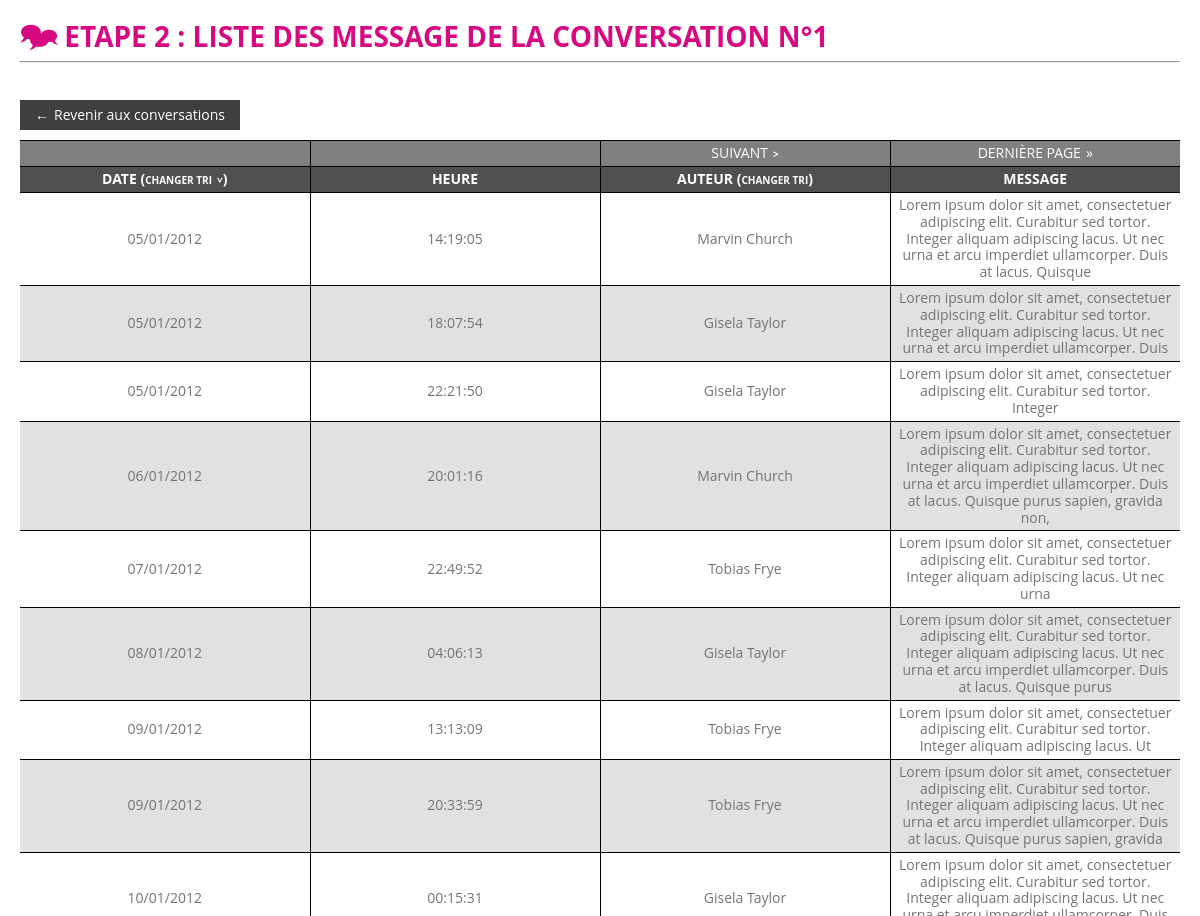
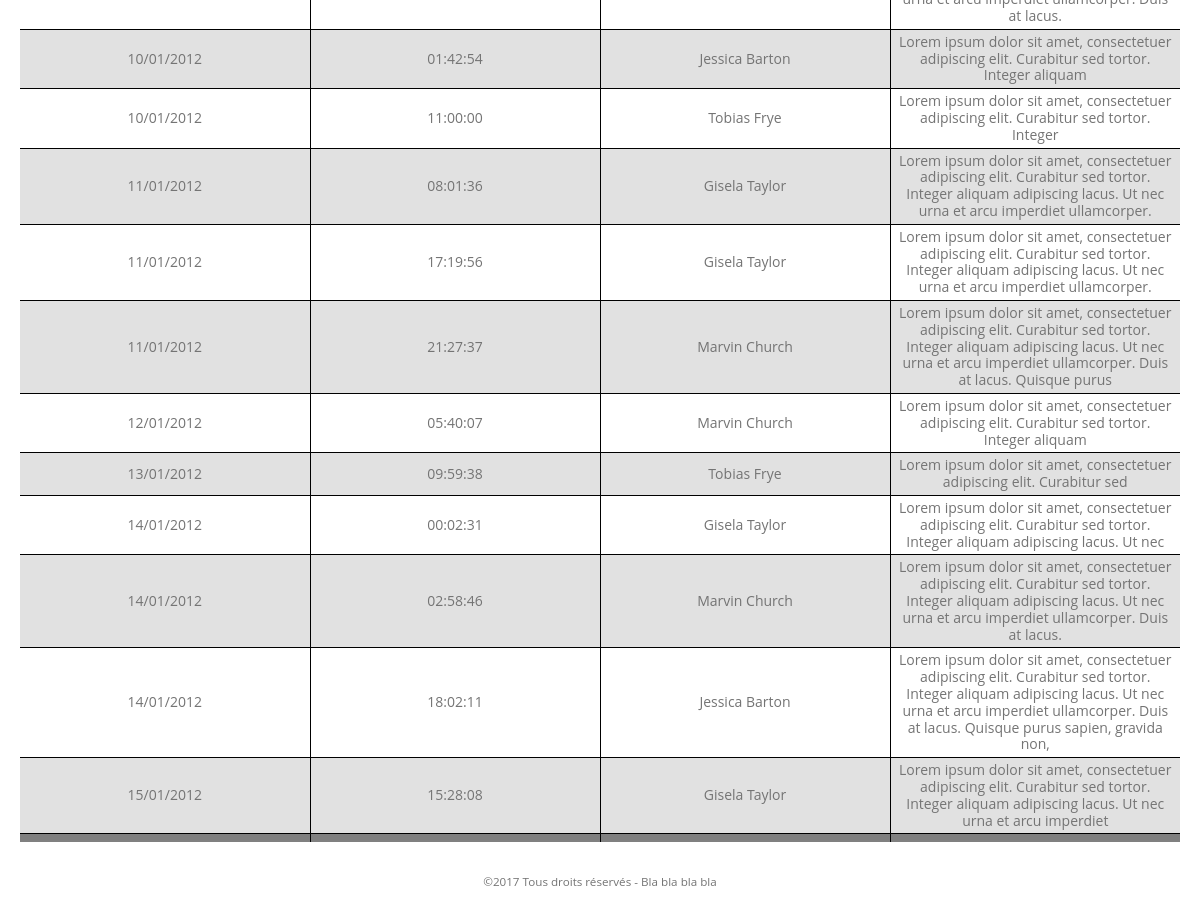
/Etape_5/WithDatas/conversation.php?conv=1, run on the app's committed database (2 pictures, top to bottom).
### tables this page shows
CREATE TABLE IF NOT EXISTS `conversation` (
  `c_id` int(11) NOT NULL AUTO_INCREMENT,
  `c_date` datetime NOT NULL,
  `c_termine` tinyint(1) NOT NULL DEFAULT '0',
  PRIMARY KEY (`c_id`)
);

CREATE TABLE IF NOT EXISTS `message` (
  `m_id` int(11) NOT NULL AUTO_INCREMENT,
  `m_contenu` varchar(2040) NOT NULL,
  `m_date` datetime NOT NULL,
  `m_auteur_fk` int(11) NOT NULL,
  `m_conversation_fk` int(11) NOT NULL,
  PRIMARY KEY (`m_id`),
  KEY `m_auteur_fk` (`m_auteur_fk`),
  KEY `m_conversation_fk` (`m_conversation_fk`)
);

### Etape_5/WithDatas/common.php (called while the page is built, shortened)
<?php
function loadClasses( $className ) {
    $file = $className . '.php';
    $paths = array();
    if( defined( 'COREPATH' ) )
        $paths[] = COREPATH;
    if( defined( 'APPPATH' ) )
        $paths[] = APPPATH;
}

### Etape_5/WithDatas/core/FileExplorer.php (called while the page is built, shortened)
<?php
class FileExplorer {
    public static function generateDS( $path ) {
        return ( substr( $path, -1 )!=DS ? DS : '' );
    }
    public static function exploreToInclude( $path, $file ) {
        if( file_exists( $path ) && is_dir( $path . static::generateDS( $path ) ) )
            if( ( $resource = opendir( $path ) )!==false ) :
                while( ( $entry = readdir( $resource ) )!==false ) :
                    if( $entry!='.' && $entry!='..' ) :
                        if( is_file( $path . static::generateDS( $path ) . $entry ) ) :
                            if( $entry==$file ) :
                                require_once( $path . static::generateDS( $path ) . $file );
                            endif;
                        elseif( is_dir( $path . static::generateDS( $path ) . $entry . static::generateDS( $entry ) ) ) :
                            static::exploreToInclude( $path . static::generateDS( $path ) . $entry . static::generateDS( $entry ), $file );
                        endif;
                    endif;
                endwhile;
            endif;
    }
}

### Etape_5/WithDatas/core/SPDO.php (called while the page is built)
<?php
class SPDO {
    private static $_instance;
    private $_db;
    private function __construct( $host, $dbname, $login, $pass, $charset, $collate ) {
        try {
            $this->_db = new PDO( 'mysql:host=' . $host . ';dbname=' . $dbname . ';charset=' . $charset, $login, $pass, array( PDO::MYSQL_ATTR_INIT_COMMAND=>'SET NAMES ' . $charset . ' COLLATE ' . $collate, PDO::ATTR_ERRMODE=>PDO::ERRMODE_EXCEPTION ) );
        } catch( PDOException $e ) {
            throw $e;
        }
    }
    public static function getInstance( $host = null, $dbname = null, $login = null, $pass = null, $charset = 'utf8', $collate = 'utf8_general_ci' ) {
        try {
            if( !isset( self::$_instance ) )
                self::$_instance = new SPDO( $host, $dbname, $login, $pass, $charset, $collate );
            return self::$_instance;
        } catch( Exception $e ) {
            throw $e;
        }
    }
    public function getPDO() {
        return $this->_db;
    }
}

### Etape_5/WithDatas/core/CoreManager.php (called while the page is built, shortened)
<?php
abstract class CoreManager {
    protected $_db;
    public function __construct( $instance ) {
        $this->_db = $instance;
    }
    protected function getDb() {
        return $this->_db;
    }
    protected function executeQuery( $query, $options = array() ) {
        try {
            if( count( $options )>0 )
                if( ( $stmt = $this->getDb()->prepare( $query ) )!==false ) :
                    $bind = true;
                    foreach( $options as $key => $value ) :
                        if( ( $bind = $stmt->bindValue( $key, $value['VAL'], ( isset( $value['TYPE'] ) ? $value['TYPE'] : PDO::PARAM_STR ) ) )===false )
                            break;
                    endforeach;
                    if( $bind && ( $out = $stmt->execute() )===true ) :
                        switch( strtoupper( substr( $query, 0, 6 ) ) ) :
                            case 'SELECT':
                                return $stmt->fetchAll( PDO::FETCH_ASSOC );
                                break;
                        endswitch;
                        return $out;
                    endif;
                endif;
            else
                switch( strtoupper( substr( $query, 0, 6 ) ) ) :
                    default:
                        return $this->getDb()->exec( $query );
                endswitch;
            return false;
        } catch( PDOException $e ) {
            throw new CoreException( $e->getMessage() );
        }
    }
}

### Etape_5/WithDatas/core/SRequest.php (called while the page is built, shortened)
<?php
class SRequest {
    private static $_instance;
    private $_get;
    private function __construct() {
        $this->_get = $_GET;
    }
    public static function getInstance() {
        if( !isset( self::$_instance ) )
            self::$_instance = new SRequest;
        return self::$_instance;
    }
    private function getVar( $request, $key = NULL ) {
        return ( isset( $key ) ? ( isset( $request[$key] ) ? $request[$key] : NULL ) : $request );
    }
    public function get( $key = NULL ) {
        return $this->getVar( $this->_get, $key );
    }
}

### Etape_5/WithDatas/core/TypeTest.php (called while the page is built, shortened)
<?php
trait TypeTest {
    public function is_valid_int( $value ) {
        return ctype_digit( strval( $value ) );
    }
}

### Etape_5/WithDatas/app/Forum/Manager/ForumManager.php (called while the page is built, shortened)
<?php
class ForumManager extends CoreManager {
    public function getConversation( $id = NULL ) {
        try {
            $options = array();
            if( $this->is_valid_int( $id ) )
                $options['id'] = array( 'VAL' => $id, 'TYPE' => PDO::PARAM_INT );
            return $this->executeQuery( 'SELECT `c_id` AS "ID", DATE_FORMAT( `c_date`, "%d/%m/%Y" ) AS "Date", DATE_FORMAT( `c_date`, "%H:%i:%s" ) AS "Heure", COUNT( `m_id` ) AS "Total Message(s)", `c_termine` AS "Status" FROM `conversation` LEFT JOIN `message` ON `c_id`=`m_conversation_fk`' . ( $this->is_valid_int( $id ) ? ' WHERE `c_id`=:id' : '' ) . ' GROUP BY `c_id` ORDER BY `c_id`', $options );
        } catch( CoreException $e ) {
            throw $e;
        } catch( PDOException $e ) {
            throw new CoreException( $e->getMessage() );
        } catch( Exception $e ) {
            throw new CoreException( $e->getMessage() );
        }
    }
    public function getMessage( $conversation = NULL, $order = NULL, $limit = NULL, $offset = NULL ) {
        try {
            $options = array();
            if( $this->is_valid_int( $conversation ) )
                $options['id'] = array( 'VAL' => $conversation, 'TYPE' => PDO::PARAM_INT );
            if( $this->is_valid_int( $limit ) )
                $options['limit'] = array( 'VAL' => $limit, 'TYPE' => PDO::PARAM_INT );
            if( $this->is_valid_int( $offset ) )
                $options['offset'] = array( 'VAL' => $offset, 'TYPE' => PDO::PARAM_INT );
            return $this->executeQuery( 'SELECT `c_id` AS "Conversation", `m_id` AS "ID", DATE_FORMAT( `m_date`, "%d/%m/%Y" ) AS "Date", DATE_FORMAT( `m_date`, "%H:%i:%s" ) AS "Heure", CONCAT( `u_prenom`, " ", `u_nom` ) AS "Auteur", `m_contenu` AS "Message" FROM `conversation` LEFT JOIN `message` ON `c_id`=`m_conversation_fk` LEFT JOIN `user` ON `m_auteur_fk`=`u_id` ' . ( $this->is_valid_int( $conversation ) ? ' WHERE `c_id`=:id' : '' ) . ( !is_null( $order ) ? $order : ' ORDER BY `m_date` DESC' ) . ( $this->is_valid_int( $limit ) ? ' LIMIT :limit' . ( $this->is_valid_int( $offset ) ? ' , :offset' : '' ) : '' ), $options );
        } catch( CoreException $e ) {
            throw $e;
        } catch( PDOException $e ) {
            throw new CoreException( $e->getMessage() );
        } catch( Exception $e ) {
            throw new CoreException( $e->getMessage() );
        }
    }
}

### Etape_5/WithDatas/conversation.php (the view, shortened to what this page needs)
<?php
try {
    $forumManager = new ForumManager( SPDO::getInstance( DB_HOST, DB_NAME, DB_LOGIN, DB_PWD )->getPDO() );
    $get = SRequest::getInstance()->get();
    if( SRequest::getInstance()->get( 'page' )!==NULL && is_numeric( SRequest::getInstance()->get( 'page' ) ) && SRequest::getInstance()->get( 'page' )>0 ) :
        $current_page = SRequest::getInstance()->get( 'page' );
        SRequest::getInstance()->unset( 'get', 'page' );
    else :
        $current_page = 1;
    endif;
    if( SRequest::getInstance()->get( 'sort' )!==NULL ) :
        switch( SRequest::getInstance()->get( 'sort' ) ) :
            case 'DESC':
                $current_order = 'DESC';
                break;
            default:
                $current_order = 'ASC';
        endswitch;
        unset( $get['sort'] );
    else :
        $current_order = 'ASC';
    endif;
    if( SRequest::getInstance()->get( 'sortby' )!==NULL ) :
        switch( SRequest::getInstance()->get( 'sortby' ) ) :
            case 'auteur' :
                $order_string = ' ORDER BY `u_prenom` ' . $current_order . ', `u_nom` ' . $current_order;
                $current_sort = 'auteur';
                break;
            default :
                $order_string = ' ORDER BY `m_date` ' . $current_order;
                $current_sort = 'date';
        endswitch;
        unset( $get['sortby'] );
    else :
        $order_string = ' ORDER BY `m_date` ' . $current_order;
        $current_sort = 'date';
    endif;
    $conversation = $forumManager->getConversation( SRequest::getInstance()->get( 'conv' ) );
    $datas = $forumManager->getMessage( SRequest::getInstance()->get( 'conv' ), $order_string, ( ( $current_page - 1 ) * RESULTS_PER_PAGE ) , RESULTS_PER_PAGE );
} catch( ForumException $e ) {
    die( $e );
} catch( Exception $e ) {
    die( $e->getMessage() );
}
?>
<!DOCTYPE html>
<html>
    <head>
    </head>
    <body>
        <header role="banner">
            <h1><?php echo ( defined( 'THREE_SPEECH_BUBBLES' ) ? THREE_SPEECH_BUBBLES . ' ' : '' ); ?>Etape 2 : Liste des message de la conversation n°<?php echo isset( $datas[0]['Conversation'] ) ? $datas[0]['Conversation'] : ( isset( $_GET['conv'] ) ? $_GET['conv'] : '(inconnu)' ); ?></h1>
            <hr />
        </header>
        <section role="main">
            <a class="back" href="index.php" title="">Revenir aux conversations</a>
            <?php if( isset( $datas ) && is_array( $datas ) && count( $datas )>0 && !is_null( $datas[0]['ID'] ) ) : ?>
            <table class="messages" style="width:100%;">
                <thead>
                    <tr>
                        <td bgcolor="gray"></td>
                        <td bgcolor="gray"></td>
                        <td align="right" bgcolor="gray"><?php if( isset( $current_page ) && $current_page<( $conversation[0]['Total Message(s)'] / RESULTS_PER_PAGE ) ) : ?><a class="next" href="?<?php echo http_build_query( SRequest::getInstance()->get() );  ?>&page=<?php echo $current_page + 1;?>" title="">Suivant</a><?php endif; ?></td>
                        <td align="right" bgcolor="gray"><?php if( isset( $current_page ) && $current_page<( $conversation[0]['Total Message(s)'] / RESULTS_PER_PAGE ) ) : ?><a class="last" href="?<?php echo http_build_query( SRequest::getInstance()->get() ); ?>&page=<?php echo ( ceil( $conversation[0]['Total Message(s)'] / RESULTS_PER_PAGE ) );  ?>" title="">Dernière page</a><?php endif; ?></td>
                    </tr>
                    <tr>
                        <?php
                        foreach( $datas[0] as $key=>$value ) :
                            switch( $key ) :
                                case 'Conversation':
                                case 'ID':
                                    break;
                                case 'Date':
                                case 'Auteur':
                                    echo '<th>' . $key . ' (<a class="tri' . ( isset( $current_order ) && $current_sort==strtolower( $key ) ? ' actif ' . strtolower( $current_order ) : '' ) . '" href="' . ( count( $get )>0 ? '?' . http_build_query( $get ) . '&sortby=' . strtolower( $key ) . '&sort=' . ( $current_order=='ASC' ? 'DESC' : 'ASC' ) : '?sortby=' . strtolower( $key ) . '&sort=' . ( $current_order=='ASC' ? 'DESC' : 'ASC' ) ) . '" title="">Changer tri</a>)</th>';
                                    break;
                                default:
                                    echo '<th>' . $key . '</th>';
                                    break;
                            endswitch;
                        ?>
                        <?php endforeach; ?>
                    </tr>
                </thead>
                <tfoot>
                    <tr>
                        <td bgcolor="gray"></td>
                        <td bgcolor="gray"></td>
                        <td align="right" bgcolor="gray"></td>
                        <td align="right" bgcolor="gray"></td>
                    </tr>
                </tfoot>
                <tbody>
                    <?php foreach( $datas as $message ) : ?>
                    <tr>
                        <?php
                        foreach( $message as $key=>$value ) :
                            switch( $key ) :
                                case 'Conversation':
                                case 'ID':
                                    break;
                                default:
                                    echo '<td>' . $value . '</td>';
                                    break;
                            endswitch;
                        endforeach;
                        ?>
                    </tr>
                    <?php endforeach; ?>
                </tbody>
            </table>
            <?php
            else :
                echo '<div class="alert">Cette conversation est vide pour le moment.</div>';
            endif;
            ?>
        </section>
        <footer role="contentinfo">
            <span>&copy;<?php echo date( 'Y' ); ?> Tous droits réservés<?php echo ( defined( 'AUTHOR_NAME' ) ? ' - ' . AUTHOR_NAME : '' ); ?></span>
        </footer>
    </body>
</html>

### Etape_5/WithDatas/style.css (style rules this page uses)
*,*::before,*::after { -webkit-box-sizing:border-box; -moz-box-sizing:border-box; -ms-box-sizing:border-box; -o-box-sizing:border-box; box-sizing:border-box; -webkit-background-clip:padding-box; -moz-background-clip:padding-box; -ms-background-clip:padding-box; background-clip:padding-box; }
html,body { margin:0;padding:0; }
html { font-size:62.5%; }
body { color:rgb(116,116,116); cursor:default; font-family:'Open Sans', sans-serif; font-size:1.4rem; line-height:1.2; }
a { display:inline-block; position:relative; -webkit-transition-duration:.2s; -moz-transition-duration:.2s; -ms-transition-duration:.2s; transition-duration:.2s; -webkit-transition-timing-function:ease-in-out; -moz-transition-timing-function:ease-in-out; -ms-transition-timing-function:ease-in-out; transition-timing-function:ease-in-out; }
h1,h2,h3,h4,h5,h6 { margin:0; padding:0; text-transform:uppercase; }
h1 { color:rgb(215,9,129); }
header[role="banner"] { clear:both; margin:0; padding:20px;padding:2rem; position:relative; }
section[role="main"] { clear:both; margin:0; padding:0 20px;padding:0 2rem; position:relative; }
footer[role="contentinfo"] { clear:both; font-size:smaller; height:10vh; line-height:10vh; margin:0; padding:0 20px;padding:0 2rem; position:relative; text-align:center; }
table { table-layout:fixed; }
table.messages { border-collapse:collapse; }
th,td { padding:4px 7px; text-align:center; }
th { background-color:rgb(80,80,80); color:white; text-transform:uppercase; }
table.messages th,table.messages td { border-right:rgb(0,0,0) thin solid; border-top:rgb(0,0,0) thin solid; }
table.messages th:last-child,table.messages td:last-child { border-right:none; }
table.messages tr:nth-child(2n+2) td { background-color:rgb(225,225,225); }
td a { color:black; text-decoration:none; }
a.back { background-color:rgb(63,63,63); color:rgb(255,255,255); padding:7px 15px; margin:10px auto; text-decoration:none; }
a.back::before { content:'\2190'; margin-right:5px; }
a.prev,a.next,a.first,a.last { color:rgb(255,255,255); text-transform:uppercase; }
a.next::after { content:'\3E'; font-size:10px; font-weight:700; margin-left:5px; }
a.last::after { content:'\00BB'; margin-left:5px; }
a.tri { color:rgb(255,255,255); display:inline-block; font-size:10px; text-decoration:none; }
a.tri.actif::after { content:'\3E'; display:inline-block; margin-left:5px; }
a.tri.asc::after { -webkit-transform:rotate(90deg); -moz-transform:rotate(90deg); -ms-transform:rotate(90deg); transform:rotate(90deg); }

### data on the page
conversation: c_id "1"
message: value "05/01/2012", value "14:19:05", value "Marvin Church", m_contenu "Lorem ipsum dolor sit amet, consectetuer adipiscing elit. Curabitur sed tortor. Integer aliquam adipiscing lacus. Ut nec urna et arcu imperdiet ullamcorper. Duis at lacus. Quisque"
message: value "05/01/2012", value "18:07:54", value "Gisela Taylor", m_contenu "Lorem ipsum dolor sit amet, consectetuer adipiscing elit. Curabitur sed tortor. Integer aliquam adipiscing lacus. Ut nec urna et arcu imperdiet ullamcorper. Duis"
message: value "05/01/2012", value "22:21:50", value "Gisela Taylor", m_contenu "Lorem ipsum dolor sit amet, consectetuer adipiscing elit. Curabitur sed tortor. Integer"
message: value "06/01/2012", value "20:01:16", value "Marvin Church", m_contenu "Lorem ipsum dolor sit amet, consectetuer adipiscing elit. Curabitur sed tortor. Integer aliquam adipiscing lacus. Ut nec urna et arcu imperdiet ullamcorper. Duis at lacus. Quisque purus sapien, gravida non,"
message: value "07/01/2012", value "22:49:52", value "Tobias Frye", m_contenu "Lorem ipsum dolor sit amet, consectetuer adipiscing elit. Curabitur sed tortor. Integer aliquam adipiscing lacus. Ut nec urna"
message: value "08/01/2012", value "04:06:13", value "Gisela Taylor", m_contenu "Lorem ipsum dolor sit amet, consectetuer adipiscing elit. Curabitur sed tortor. Integer aliquam adipiscing lacus. Ut nec urna et arcu imperdiet ullamcorper. Duis at lacus. Quisque purus"
message: value "09/01/2012", value "13:13:09", value "Tobias Frye", m_contenu "Lorem ipsum dolor sit amet, consectetuer adipiscing elit. Curabitur sed tortor. Integer aliquam adipiscing lacus. Ut"
message: value "09/01/2012", value "20:33:59", value "Tobias Frye", m_contenu "Lorem ipsum dolor sit amet, consectetuer adipiscing elit. Curabitur sed tortor. Integer aliquam adipiscing lacus. Ut nec urna et arcu imperdiet ullamcorper. Duis at lacus. Quisque purus sapien, gravida"
message: value "10/01/2012", value "00:15:31", value "Gisela Taylor", m_contenu "Lorem ipsum dolor sit amet, consectetuer adipiscing elit. Curabitur sed tortor. Integer aliquam adipiscing lacus. Ut nec urna et arcu imperdiet ullamcorper. Duis at lacus."
message: value "10/01/2012", value "01:42:54", value "Jessica Barton", m_contenu "Lorem ipsum dolor sit amet, consectetuer adipiscing elit. Curabitur sed tortor. Integer aliquam"
message: value "10/01/2012", value "11:00:00", value "Tobias Frye", m_contenu "Lorem ipsum dolor sit amet, consectetuer adipiscing elit. Curabitur sed tortor. Integer"
message: value "11/01/2012", value "08:01:36", value "Gisela Taylor", m_contenu "Lorem ipsum dolor sit amet, consectetuer adipiscing elit. Curabitur sed tortor. Integer aliquam adipiscing lacus. Ut nec urna et arcu imperdiet ullamcorper."
message: value "11/01/2012", value "17:19:56", value "Gisela Taylor", m_contenu "Lorem ipsum dolor sit amet, consectetuer adipiscing elit. Curabitur sed tortor. Integer aliquam adipiscing lacus. Ut nec urna et arcu imperdiet ullamcorper."
message: value "11/01/2012", value "21:27:37", value "Marvin Church", m_contenu "Lorem ipsum dolor sit amet, consectetuer adipiscing elit. Curabitur sed tortor. Integer aliquam adipiscing lacus. Ut nec urna et arcu imperdiet ullamcorper. Duis at lacus. Quisque purus"
message: value "12/01/2012", value "05:40:07", value "Marvin Church", m_contenu "Lorem ipsum dolor sit amet, consectetuer adipiscing elit. Curabitur sed tortor. Integer aliquam"
message: value "13/01/2012", value "09:59:38", value "Tobias Frye", m_contenu "Lorem ipsum dolor sit amet, consectetuer adipiscing elit. Curabitur sed"
message: value "14/01/2012", value "00:02:31", value "Gisela Taylor", m_contenu "Lorem ipsum dolor sit amet, consectetuer adipiscing elit. Curabitur sed tortor. Integer aliquam adipiscing lacus. Ut nec"
message: value "14/01/2012", value "02:58:46", value "Marvin Church", m_contenu "Lorem ipsum dolor sit amet, consectetuer adipiscing elit. Curabitur sed tortor. Integer aliquam adipiscing lacus. Ut nec urna et arcu imperdiet ullamcorper. Duis at lacus."
message: value "14/01/2012", value "18:02:11", value "Jessica Barton", m_contenu "Lorem ipsum dolor sit amet, consectetuer adipiscing elit. Curabitur sed tortor. Integer aliquam adipiscing lacus. Ut nec urna et arcu imperdiet ullamcorper. Duis at lacus. Quisque purus sapien, gravida non,"
message: value "15/01/2012", value "15:28:08", value "Gisela Taylor", m_contenu "Lorem ipsum dolor sit amet, consectetuer adipiscing elit. Curabitur sed tortor. Integer aliquam adipiscing lacus. Ut nec urna et arcu imperdiet"

### other printed values
THREE_SPEECH_BUBBLES "🗫"
$key "DATE"
$key "HEURE"
$key "AUTEUR"
$key "MESSAGE"
AUTHOR_NAME "Bla bla bla bla"
